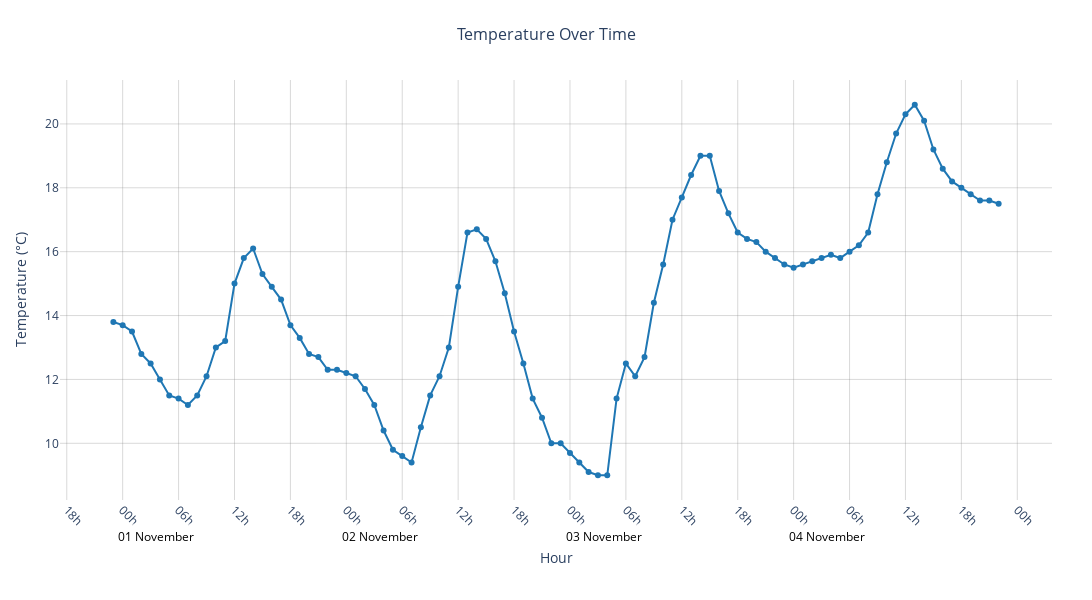

Notebook code cell kept with this figure:
### Code cell
data_viz = DataVizualiser()

data_viz.plot_temperature(all_reports)
